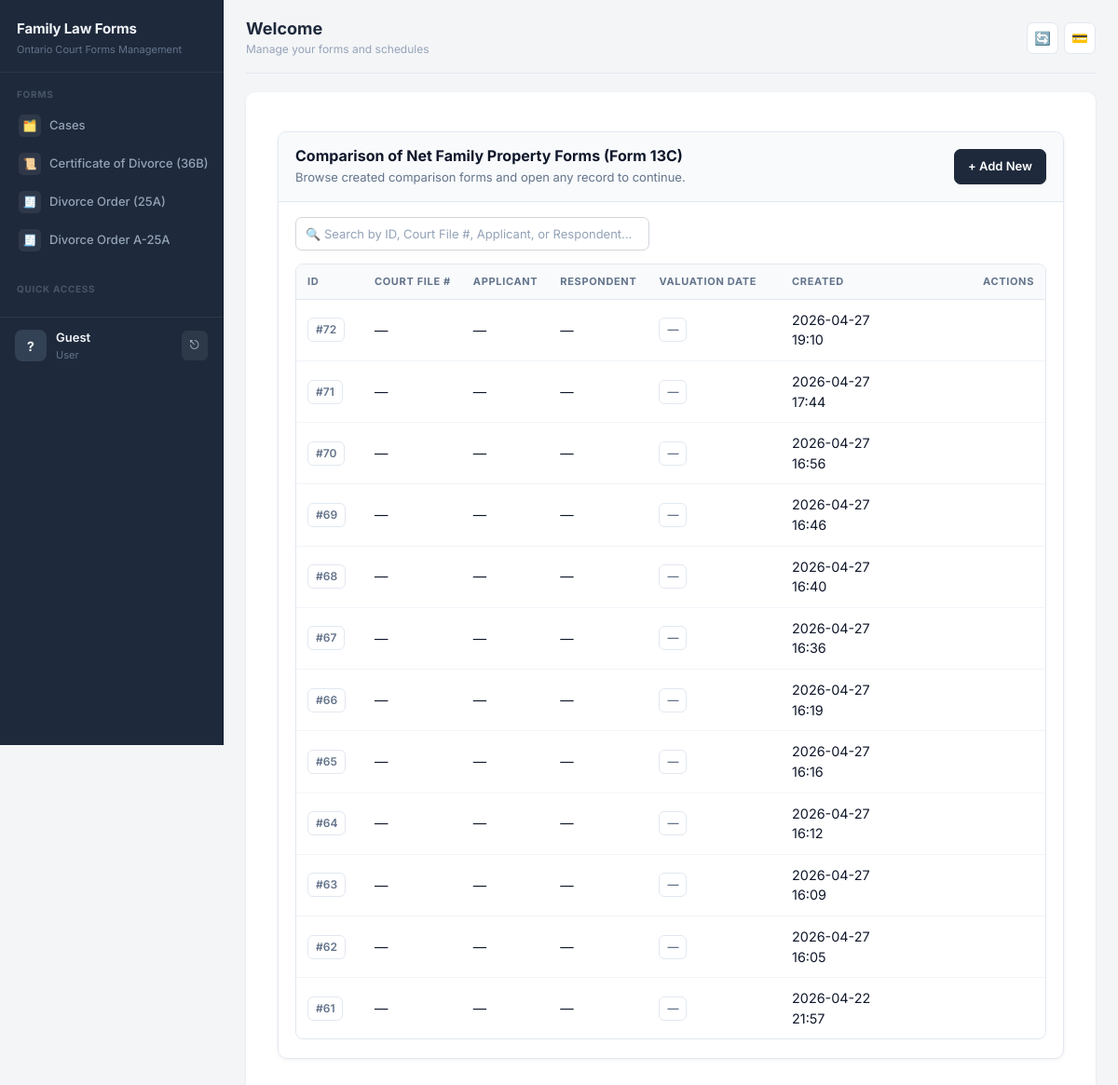
The app's page /forms/comparison-nfp/, older data.
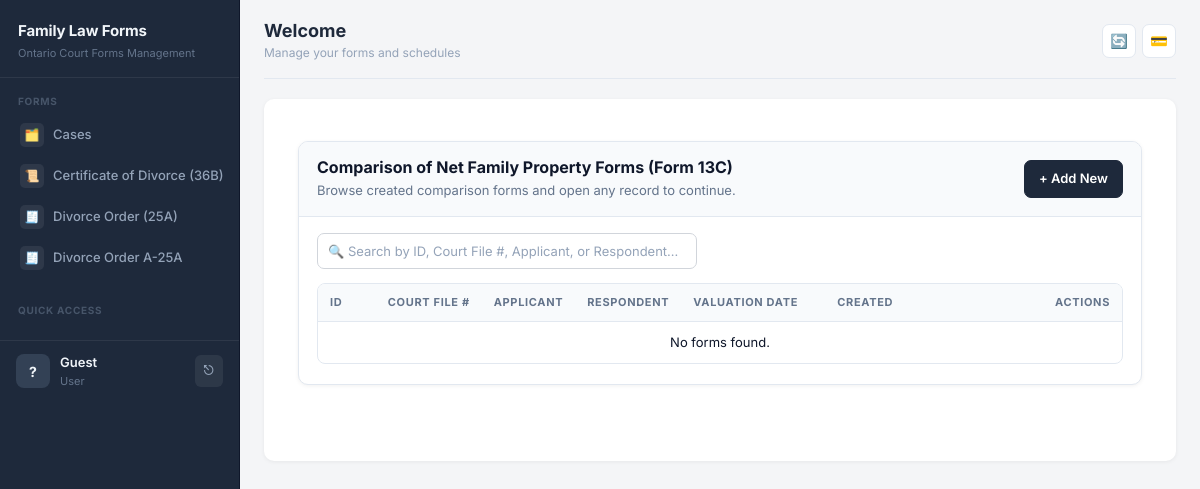
The same page, newer data.
### forms/models.py (models this page shows, shortened)
class SoftDeleteMixin(models.Model):
    is_deleted = models.BooleanField(default=False)
    deleted_at = models.DateTimeField(null=True, blank=True)
    objects = SoftDeleteManager()
    all_objects = AllObjectsManager()
    deleted_objects = DeletedObjectsManager()
    class Meta:
        abstract = True

class ComparisonNetFamilyProperty(SoftDeleteMixin, models.Model):
    court_file_number = models.CharField(max_length=100, blank=True, null=True)
    court_name = models.CharField(max_length=255, blank=True, null=True)
    court_office_address = models.CharField(max_length=255, blank=True, null=True)
    case_file = models.ForeignKey(
        'CaseFile',
        on_delete=models.SET_NULL,
        blank=True,
        null=True,
        related_name='comparison_net_family_properties'
    )
    prepared_by = models.CharField(
        max_length=50,
        choices=[
            ("applicant", "Applicant"),
            ("respondent", "Respondent"),
            ("joint", "Applicant and Respondent jointly"),
        ],
        blank=True,
        null=True,
    )
    applicant_name = models.CharField(max_length=255, blank=True, null=True)
    applicant_address = models.CharField(max_length=255, blank=True, null=True)
    applicant_phone = models.CharField(max_length=100, blank=True, null=True)
    applicant_email = models.EmailField(blank=True, null=True)
    applicant_lawyer_name = models.CharField(max_length=255, blank=True, null=True)
    applicant_lawyer_address = models.CharField(max_length=255, blank=True, null=True)
    applicant_lawyer_phone = models.CharField(max_length=100, blank=True, null=True)
    applicant_lawyer_email = models.EmailField(blank=True, null=True)
    respondent_name = models.CharField(max_length=255, blank=True, null=True)
    respondent_address = models.CharField(max_length=255, blank=True, null=True)
    respondent_phone = models.CharField(max_length=100, blank=True, null=True)
    respondent_email = models.EmailField(blank=True, null=True)
    respondent_lawyer_name = models.CharField(max_length=255, blank=True, null=True)
    respondent_lawyer_address = models.CharField(max_length=255, blank=True, null=True)
    respondent_lawyer_phone = models.CharField(max_length=100, blank=True, null=True)
    respondent_lawyer_email = models.EmailField(blank=True, null=True)
    valuation_date = models.DateField(blank=True, null=True)
    statement_date = models.DateField(blank=True, null=True)
    created_at = models.DateTimeField(auto_now_add=True)
    updated_at = models.DateTimeField(auto_now=True)
    class Meta:
        ordering = ["-updated_at", "-created_at"]

### forms/views.py (the view)
# urls.py: path('comparison-nfp/', views.ComparisonNetFamilyPropertyListView.as_view(), name='comparison_nfp_list'),
class ComparisonNetFamilyPropertyListView(ListView):
    model = ComparisonNetFamilyProperty
    template_name = "forms/comparison_nfp_list.html"
    context_object_name = "nfp_list"
    def get_queryset(self):
        return ComparisonNetFamilyProperty.objects.filter(
            is_deleted=False
        ).order_by("-created_at")
    def get_context_data(self, **kwargs):
        context = super().get_context_data(**kwargs)
        perms = user_permissions(self.request).get(
            "user_permissions",
            {}
        ).get(
            "comparison_nfp",
            {}
        )
        for nfp in context["nfp_list"]:
            nfp.can_view = self.request.user.is_superuser or perms.get("view", False)
            nfp.can_edit = self.request.user.is_superuser or perms.get("edit", False)
            nfp.can_print = self.request.user.is_superuser or perms.get("print", False)
            nfp.can_delete = self.request.user.is_superuser or perms.get("delete", False)
        return context

### forms/models.py (called while the page is built)
    def get_queryset(self):
        return super().get_queryset().filter(is_deleted=False)

### users/context_processors.py (called while the page is built, shortened)
def user_permissions(request):
    context = {
        'user_modules': {},
        'user_permissions': {},
    }
    if not request.user.is_authenticated:
        return context

### forms/templates/forms/comparison_nfp_list.html (shortened to what this page needs)
{% extends 'base.html' %}
{% block content %}
<div class="page-wrap">
  <div class="shell">
    <div class="header">
      <div class="title-block">
        <h2>
          Comparison of Net Family Property Forms (Form 13C)
        </h2>
        <p>
          Browse created comparison forms and open any record to continue.
        </p>
      </div>
      <a class="btn-modern btn-primary-modern"
         href="{% url 'comparison_nfp_create' %}">
        + Add New
      </a>
    </div>
    <div class="content">
      <div class="search-box">
        <input type="text"
               class="search-input"
               id="searchInput"
               placeholder="🔍 Search by ID, Court File #, Applicant, or Respondent...">
      </div>
      <div class="table-shell">
        <div class="table-responsive">
          <table class="modern">
            <thead>
              <tr>
                <th style="width:80px;">
                  ID
                </th>
                <th>
                  Court File #
                </th>
                <th>
                  Applicant
                </th>
                <th>
                  Respondent
                </th>
                <th style="width:160px;">
                  Valuation Date
                </th>
                <th style="width:190px;">
                  Created
                </th>
                <th style="width:250px; text-align:right;">
                  Actions
                </th>
              </tr>
            </thead>
            <tbody>
              {% for nfp in nfp_list %}
              <tr>
                <td>
                  <span class="chip">
                    #{{ nfp.id }}
                  </span>
                </td>
                <td>
                  {{ nfp.court_file_number|default:"—" }}
                </td>
                <td>
                  {{ nfp.applicant_name|default:"—" }}
                </td>
                <td>
                  {{ nfp.respondent_name|default:"—" }}
                </td>
                <td>
                  <span class="chip">
                    {{ nfp.valuation_date|default:"—" }}
                  </span>
                </td>
                <td>
                  {{ nfp.created_at|date:'Y-m-d H:i' }}
                </td>
                <td class="text-end">
                </td>
              </tr>
              {% empty %}
              <tr>
                <td colspan="7"
                    class="empty">
                  No forms found.
                </td>
              </tr>
              {% endfor %}
            </tbody>
          </table>
        </div>
      </div>
    </div>
  </div>
</div>
{% endblock %}

Row changes from the older to the newer data that the page shows:
no longer on this page (row edited): ComparisonNetFamilyProperty: id "72", court_file_number "—", applicant_name "—", respondent_name "—", valuation_date "—", created_at "2026-04-27 19:10"
no longer on this page (row edited): ComparisonNetFamilyProperty: id "71", court_file_number "—", applicant_name "—", respondent_name "—", valuation_date "—", created_at "2026-04-27 17:44"
no longer on this page (row edited): ComparisonNetFamilyProperty: id "70", court_file_number "—", applicant_name "—", respondent_name "—", valuation_date "—", created_at "2026-04-27 16:56"
no longer on this page (row edited): ComparisonNetFamilyProperty: id "69", court_file_number "—", applicant_name "—", respondent_name "—", valuation_date "—", created_at "2026-04-27 16:46"
no longer on this page (row edited): ComparisonNetFamilyProperty: id "68", court_file_number "—", applicant_name "—", respondent_name "—", valuation_date "—", created_at "2026-04-27 16:40"
no longer on this page (row edited): ComparisonNetFamilyProperty: id "67", court_file_number "—", applicant_name "—", respondent_name "—", valuation_date "—", created_at "2026-04-27 16:36"
no longer on this page (row edited): ComparisonNetFamilyProperty: id "66", court_file_number "—", applicant_name "—", respondent_name "—", valuation_date "—", created_at "2026-04-27 16:19"
no longer on this page (row edited): ComparisonNetFamilyProperty: id "65", court_file_number "—", applicant_name "—", respondent_name "—", valuation_date "—", created_at "2026-04-27 16:16"
no longer on this page (row edited): ComparisonNetFamilyProperty: id "64", court_file_number "—", applicant_name "—", respondent_name "—", valuation_date "—", created_at "2026-04-27 16:12"
no longer on this page (row edited): ComparisonNetFamilyProperty: id "63", court_file_number "—", applicant_name "—", respondent_name "—", valuation_date "—", created_at "2026-04-27 16:09"
no longer on this page (row edited): ComparisonNetFamilyProperty: id "62", court_file_number "—", applicant_name "—", respondent_name "—", valuation_date "—", created_at "2026-04-27 16:05"
no longer on this page (row edited): ComparisonNetFamilyProperty: id "61", court_file_number "—", applicant_name "—", respondent_name "—", valuation_date "—", created_at "2026-04-22 21:57"
Text that changed along with them:
text now shown: "No forms found."
